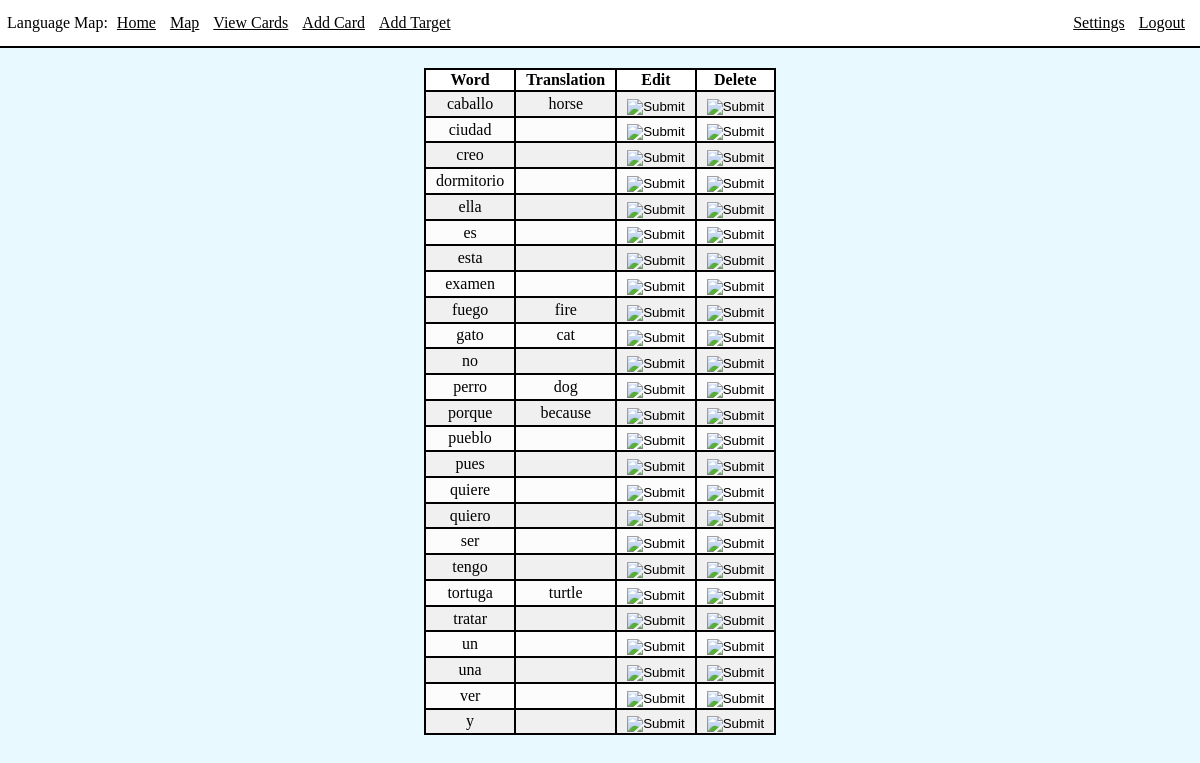
Page /viewCards (signed in) on the earlier database version.
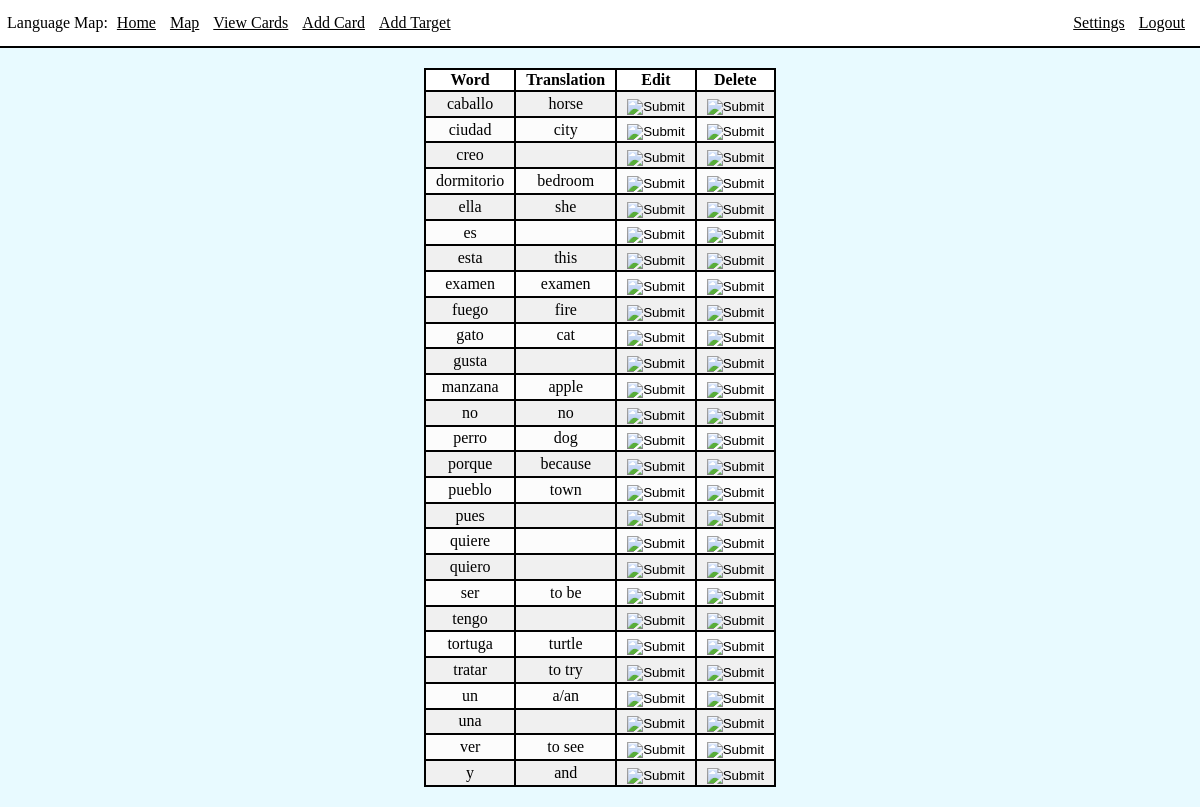
Same page on the later database version.
### app/models.py (models this page shows, shortened)
class Card(db.Model):
    id = db.Column(db.Integer, primary_key=True)
    word = db.Column(db.String(64), index=True, unique=True)
    translation = db.Column(db.String(1000), index=True)

### app/routes.py (the view)
@app.route('/viewCards')
@login_required
def viewCards():
    cards = Card.query.filter().order_by(Card.word)
    return render_template('viewCards.html', title='View Cards', cards=cards)

### app/models.py (called while the page is built)
@login.user_loader
def load_user(id):
    return User.query.get(int(id))

### app/templates/viewCards.html
{% extends "base.html" %}
{% block content %}
<div class="int">
    <table>
        <thead>
            <th>Word</th>
            <th>Translation</th>
            <th>Edit</th>
            <th>Delete</th>
        </thead>
        <tbody>
        {% for card in cards %}
        <tr>
            <td>{{ card.word }}</td>
            <td>{{ card.translation }}</td>
            <td>
                <form action="{{ url_for('editCard', cardID=card.id )}}" method="POST">
                    <input type="image" class="btnimg" src="../static/images/edit.png">
                </form>
            </td>
            <td>
                <form action="{{ url_for('deleteCard', cardID=card.id) }}" method="POST">
                    <input type="image" class="btnimg" src="../static/images/delete.png">
                </form>
            </td>
        </tr>
        {% endfor %}
        </tbody>
    </table>
</div>
{% endblock %}

### app/templates/base.html (shortened to what this page needs)
<!DOCTYPE html>
<link rel="stylesheet" href="{{ url_for('static', filename='style.css') }}">
<html>
    <head>
        <div>
            <div class="nav">
            Language Map:
            <a class="navlink" href="/index">Home</a>
            {%if current_user.is_anonymous %}
            <div class="right">
                <a class="navlink" href="/login">Login</a>
            </div>
            {% else %}
            <a class="navlink" href="/map">Map</a>
            <a class="navlink"href="/viewCards">View Cards</a>
            <a class="navlink" href="/addCard">Add Card</a>
            <a class="navlink" href="/addTarget">Add Target</a>
            <div class="right">
                <a class="navlink" href="/settings">Settings</a>
                <a class="navlink" href="/logout">Logout</a>
            </div>
            {% endif %}
            </div>
        </div>
        </head>
        <body>
            <div class="content">
            {% block content %}{% endblock %}
            </div>
    </body>
</html>

### app/static/style.css (style rules this page uses)
html, body { background-color: rgb(232, 250, 255); margin: 0px; padding: 0px; }
.content { margin: 0px; }
.int { margin: 20px; }
a { color: black; }
.nav { background-color: white; padding: 7px; padding-top: 14px; padding-bottom: 14px; border-bottom: 2px solid black; }
.navlink { padding-left: 5px; padding-right: 5px; }
.right { display: inline-block; position: fixed; right: 10px; }
table { margin-left: auto; margin-right: auto; border: 2px solid black; text-align: center; border-collapse: collapse; }
thead { background-color: white; }
th, td { border: 2px solid black; padding-left: 10px; padding-right: 10px; }
tbody { background-color: rgb(240, 240, 240); }
tr:nth-child(even) { background-color: rgb(252, 252, 252); }
.btnimg { position: relative; margin-top: 10%; margin-left: auto; }

Differences in the rows shown:
changed Card "ciudad": translation (not shown) → "city"
changed Card "dormitorio": translation (not shown) → "bedroom"
changed Card "ella": translation (not shown) → "she"
changed Card "esta": translation (not shown) → "this"
changed Card "examen": translation (not shown) → "examen"
added Card: word "gusta"
added Card: word "manzana", translation "apple"
changed Card "no": translation (not shown) → "no"
changed Card "pueblo": translation (not shown) → "town"
changed Card "ser": translation (not shown) → "to be"
changed Card "tratar": translation (not shown) → "to try"
changed Card "un": translation (not shown) → "a/an"
changed Card "ver": translation (not shown) → "to see"
changed Card: translation (not shown) → "and"
